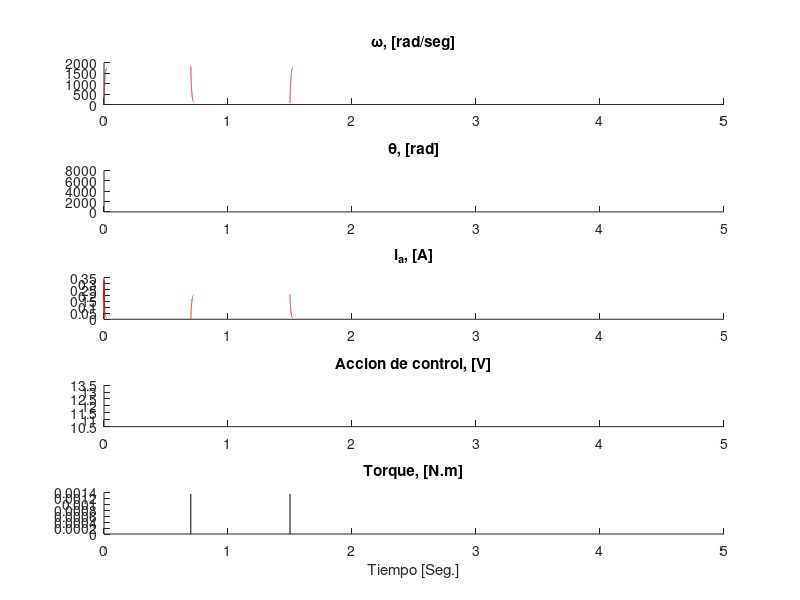

The MATLAB source for this figure:
clear all;
%%
% PARÁMETROS DEL MOTOR
La  = 366e-6; 
J   = 5e-9; 
Ra  = 55.6; 
Bm  = 0; 
Ki  = 6.49e-3; 
Km  = 6.53e-3;     
E   = 12;                     % tensión de actuación sobre el motor

A = [-Ra/La -Km/La 0 ; Ki/J -Bm/J 0 ; 0 1 0];    % matriz de estados
B = [1/La 0 ; 0 -1/J ; 0 0];                     % matriz de entrada 
C = [0 1 0];                                     % matriz de salida                                                       
D = [0 0];                                       % matriz de transmisión directa   
%%
% SIMULACIÓN

% Condiciones iniciales
% x = [ia; wr; theta]
Xop      = [0 0 0]';                   % punto de operación
wr(1)    = 0;
ia(1)    = 0;
theta(1) = 0;

x = [ia(1) wr(1) theta(1)]';
%%
% VECTORES DE SIMULACIÓN
tF   = 5;                              % tiempo de finalización de la simulación en secs
tint = 10e-6;                          % paso de integración
t    = 0:tint:tF;                      % vector de tiempo para gráfica 
um   = E*ones(1, length(t));           % vector de acción sobre el motor

% se genera el vector de torque
TLmax    = 0.00135;
TL       = zeros(1, length(t));
for i=1:tF/tint
    tt = t(i);
    if (tt>=0.7 && tt<=1.5)
        TL(i) = TLmax;
    else
        TL(i) = 0;
    end
end

plot(t, TL); grid; hold on;
%%
% SIMULACIÓN DEL SISTEMA
for ii=1:(length(t)-1)
    % Cálculo de las derivadas
    xp = A*(x - Xop)+B*[um(ii) TL(ii)]';
    x = x + xp*tint;
    wr(ii+1) = C*x;
    ia(ii+1) = x(1);
    theta(ii+1) = x(3);
end

%%
% Gráficas

% Velocidad angular
subplot(5,1,1);hold on;
plot(t,wr,'r');title('\omega, [rad/seg]');
% Posición
subplot(5,1,2);hold on;
plot(t,theta,'r');title('\theta, [rad]');
% Corriente, ia
subplot(5,1,3);hold on;
plot(t,ia,'r');title('i_a, [A]');
% Tensión, Va
subplot(5,1,4);hold on;
plot(t,um,'r');title('Accion de control, [V]');
%Torque
subplot(5,1,5);hold on;
plot(t,TL,'k');title('Torque, [N.m]');

xlabel('Tiempo [Seg.]');
